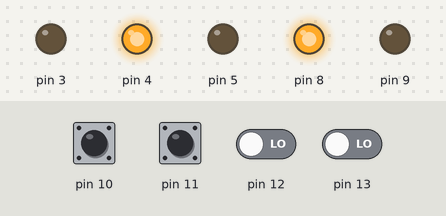
Recording of a sketch running on a simulated Arduino Uno, built with avr-gcc and run on an emulated ATmega328P. Shown: output pins drawn as LEDs (lit = HIGH). The inputs (shaded band) are chosen by the test bench; at power-on: pin 10–13 LOW.

Above: at 1.2 s.
1.3 s: pin 10 pulsed HIGH 5 times (0.12 s each, 0.3 s apart)
At 3.1 s:
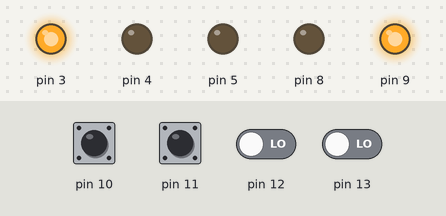
4.3 s: pin 11 pulsed HIGH 2 times (0.12 s each, 0.3 s apart)
At 4.57 s:
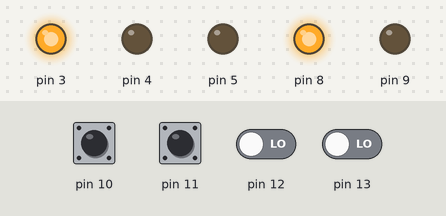
Timing chart, 0 to 7.3 s (numbered marks = the images above; inputs shaded):
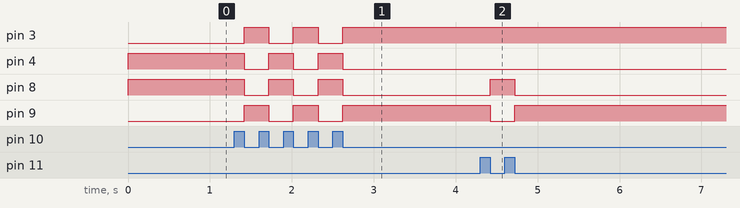

Measured:
- after the input at 1.3 s, pin 3, pin 9: alternates HIGH for 0.30 s and LOW for 0.30 s, 5 changes in all, then stays HIGH, starting after 0.12 s; pin 4, pin 8: alternates HIGH for 0.30 s and LOW for 0.30 s, 5 changes in all, then stays LOW, starting after 0.12 s
- after the input at 4.3 s, pin 8: LOW → HIGH after 0.12 s, → LOW 0.30 s later; pin 9: HIGH → LOW after 0.12 s, → HIGH 0.30 s later

The sketch:

tarefa_6_motor.ino
```cpp
//VARIAVEIS DE CONTROLE
int controle=0;
int inverte=0;
int controle_2=0,controle_3=0;

void setup() {
  //CONFIGURAÇÃO DE PINOS
  pinMode(3,OUTPUT);
  pinMode(4,OUTPUT);
  pinMode(5,OUTPUT);
  pinMode(8,OUTPUT);
  pinMode(9,OUTPUT);
  pinMode(10,INPUT);
  pinMode(11,INPUT);
  pinMode(13,INPUT);
  pinMode(12,INPUT);

  //ROTAÇÃO INICIAL:
    digitalWrite(3,LOW);
    digitalWrite(4,HIGH);
    digitalWrite(8,HIGH);
    digitalWrite(9,LOW);
}

void loop() {
  // put your main code here, to run repeatedly:

    //INVERTE A ROTAÇÃO
    if(digitalRead(10)== 1)
    {
      while(digitalRead(10)==1);
      if(inverte % 2 == 0)
      {
        digitalWrite(3,HIGH);
        digitalWrite(4,LOW);
        digitalWrite(8,LOW);
        digitalWrite(9,HIGH);
        controle_3=1;
      }
      else
      {
        digitalWrite(3,LOW);
        digitalWrite(4,HIGH);
        digitalWrite(8,HIGH);
        digitalWrite(9,LOW);
        controle_3=0;
      }
      inverte++;
    }

    //PARA O MOTOR
    if(digitalRead(11)== 1)
    {
      while(digitalRead(11)==1);
      if(controle_2 % 2 == 0)
      {
        digitalWrite(3,HIGH);
        digitalWrite(4,LOW);
        digitalWrite(8,HIGH);
        digitalWrite(9,LOW);
      }
      else
      {
        if(controle_3==1)
        {

          digitalWrite(3,HIGH);
          digitalWrite(4,LOW);
          digitalWrite(8,LOW);
          digitalWrite(9,HIGH);

        }
        else if(controle_3==0)
        {

          digitalWrite(3,LOW);
          digitalWrite(4,HIGH);
          digitalWrite(8,HIGH);
          digitalWrite(9,LOW);

        }

      }
      controle_2++;

    }

    //AUMENTA A ROTAÇÃO DO MOTOR
    if(digitalRead(13)== 1)
    {
      while(digitalRead(13)==1);
      if(controle <= 235)
      {
        controle+=20;

      }

    }

    //DIMINUI A ROTAÇÃO DO MOTOR
    if(digitalRead(12)== 1)
    {
      while(digitalRead(12)==1);
      if(controle > 20)
      {
        controle-=20;
      }
    }
    //PWM
    analogWrite(5,controle);
}
```
